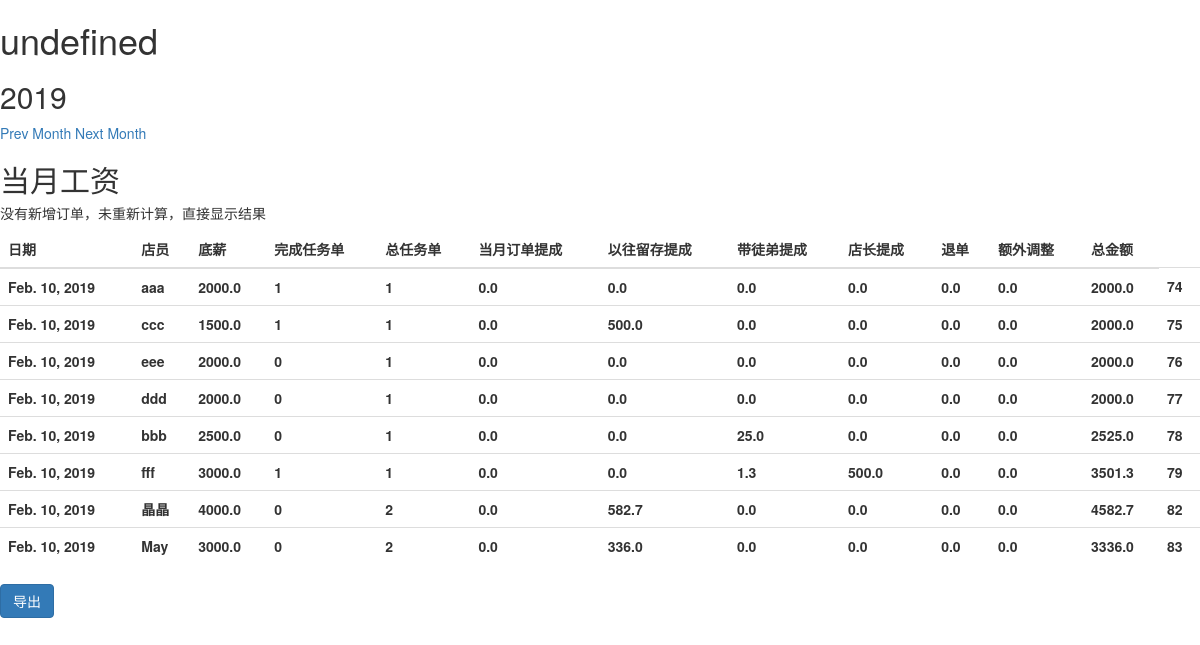
The app's page /calculate/ with its own data.
### wage/models.py (models this page shows, shortened)
class Monthlymoney(models.Model):
    month = models.DateField(verbose_name='日期') # 考虑年份
    whose_salary = models.ForeignKey('Employee',on_delete=models.CASCADE, verbose_name='店员')
    task_finished = models.IntegerField(default=0, verbose_name='已完成任务单')
    base_salary = models.FloatField(default=0, verbose_name='底薪')
    commission_current = models.FloatField(default=0, verbose_name='当月订单提成')
    commission_before = models.FloatField(default=0, verbose_name='以往留存提成')
    commission_passive = models.FloatField(default=0, verbose_name='带徒弟提成')
    commission_shop_manager = models.FloatField(default=0, verbose_name='店长提成')
    commission_minus = models.FloatField(default=0, verbose_name='退单')
    other_salary = models.FloatField(default=0, verbose_name='额外调整')
    total_salary = models.FloatField(default=0, verbose_name='总金额')
    class Meta:
        verbose_name = '月薪'
        verbose_name_plural = '月薪'

class Employee(models.Model):
    name = models.CharField(max_length=100, verbose_name='店员')
    base_pay = models.FloatField(verbose_name='底薪')
    commission_rate = models.CharField(max_length=100, verbose_name='提点') # 五种类型，逗号分隔 ex：0.1,0.15,0.2,0.25,0.3
    task_quantity = models.IntegerField(verbose_name='任务单量')
    superior_income_rate = models.TextField(verbose_name='徒弟提点') # 徒弟的，金额:提点, ex: 0:0.05,1000:0.1,2500:0.2
    teacher = models.ForeignKey('self', on_delete=models.DO_NOTHING, null=True, blank=True, related_name='students', verbose_name='师父')
    shop_manager = models.BooleanField(default=False, verbose_name='店长')
    on_job = models.BooleanField(default=True, verbose_name='在职')
    calculate_finished = models.BooleanField(default=False, verbose_name='计算完毕')
    def __str__(self):
        return self.name
    class Meta:
        verbose_name = '员工'
        verbose_name_plural = '员工'

### wage/views.py (the view, shortened to what this page needs)
# urls.py: path('calculate/', views.calculate, name='calculate'),
def calculate(request):
    getdate(request)
    chargeback = request.POST.get('chargeback')
    calchargeback(chargeback)
    ordersbefore = Order.objects.filter(status__in=[1, 2], calculated=False, order_time__lt=datetime.date(year,month,1), wedding_time__month=month, wedding_time__year=year)
    if ordersbefore:
        return render(request, 'wage/calculatebefore.html', {'ordersbefore':ordersbefore})
    ordersnew = Order.objects.filter(order_time__month=month, order_time__year=year, status__in=[1,2], calculated=False)
    for order in ordersnew:
        calordernew(order, year, month)
    orderswed = Order.objects.filter(wedding_time__month=month, wedding_time__year=year, status=2, calculated=True)
    calorderwed(orderswed, year, month)
    if not (ordersnew or orderswed or chargeback):
        monthlymoney = Monthlymoney.objects.filter(month=datetime.date(year, month, 10))
        return render(request, 'wage/calculate.html',{
            'monthlymoney': monthlymoney,
            'inf_message': '没有新增订单，未重新计算，直接显示结果',
            'month':month,
            'year': year,
    })

### wage/views.py (called while the page is built)
def getdate(request):
    global month, year
    month_input = request.GET.get('my_month')
    year_input = request.GET.get('my_year')
    if month_input and year_input:
        print('month_input',month_input,'year_input',year_input)
        month = int(month_input) + 1
        year = int(year_input)

def calorderwed(orderswed, yeardef, monthdef):
    for order in orderswed:
        onespay, created = Monthlymoney.objects.get_or_create(
            month=datetime.date(yeardef, monthdef, 10),
            whose_salary=order.whose_order,
        )
        print('order.money:', order.money, '; order.commission_rate:', order.commission_rate)
        onespay.commission_before += order.money * order.commission_rate * 0.4
        onespay.save()
        order.status = 3
        order.save()

### wage/templates/wage/calculate.html (shortened to what this page needs)
{% extends 'wage/base.html' %}
{% block body %}
<h2>当月工资</h2>
{% if inf_message %}
    <h5>{{ inf_message }}</h5>
{% endif %}
<div class="table-responsive">
    <table class="table">
        <thead>
            <tr>
                <th>日期</th>
                <th>店员</th>
                <th>底薪</th>
                <th>完成任务单</th>
                <th>总任务单</th>
                <th>当月订单提成</th>
                <th>以往留存提成</th>
                <th>带徒弟提成</th>
                <th>店长提成</th>
                <th>退单</th>
                <th>额外调整</th>
                <th>总金额</th>
            </tr>
        </thead>
        <tbody>
        {% for onemoney in monthlymoney %}
            <tr value="{{ onemoney.id }}" onclick="newDoc(this)">
                <th>{{ onemoney.month }}</th>
                <th>{{ onemoney.whose_salary }}</th>
                <th>{{ onemoney.base_salary }}</th>
                <th>{{ onemoney.task_finished }}</th>
                <th>{{ onemoney.whose_salary.task_quantity }}</th>
                <th>{{ onemoney.commission_current|floatformat:1 }}</th>
                <th>{{ onemoney.commission_before|floatformat:1 }}</th>
                <th>{{ onemoney.commission_passive|floatformat:1 }}</th>
                <th>{{ onemoney.commission_shop_manager|floatformat:1 }}</th>
                <th>{{ onemoney.commission_minus|floatformat:1 }}</th>
                <th>{{ onemoney.other_salary|floatformat:1 }}</th>
                <th>{{ onemoney.total_salary|floatformat:1 }}</th>
                <th>{{ onemoney.pk }}</th>
            </tr>
        {% endfor %}
        </tbody>
    </table>
</div>
<form action="{% url 'wage:paymentoutput' %}" method="post">
    <button type="submit" class="btn btn-primary">导出</button>
</form>
{% endblock %}

### records on screen
Monthlymoney: month "Feb. 10, 2019", whose_salary "aaa", base_salary "2000.0", task_finished "1", whose_salary.task_quantity "1", commission_current "0.0", commission_before "0.0", commission_passive "0.0", commission_shop_manager "0.0", commission_minus "0.0", other_salary "0.0", total_salary "2000.0", pk "74"
Monthlymoney: month "Feb. 10, 2019", whose_salary "ccc", base_salary "1500.0", task_finished "1", whose_salary.task_quantity "1", commission_current "0.0", commission_before "500.0", commission_passive "0.0", commission_shop_manager "0.0", commission_minus "0.0", other_salary "0.0", total_salary "2000.0", pk "75"
Monthlymoney: month "Feb. 10, 2019", whose_salary "eee", base_salary "2000.0", task_finished "0", whose_salary.task_quantity "1", commission_current "0.0", commission_before "0.0", commission_passive "0.0", commission_shop_manager "0.0", commission_minus "0.0", other_salary "0.0", total_salary "2000.0", pk "76"
Monthlymoney: month "Feb. 10, 2019", whose_salary "ddd", base_salary "2000.0", task_finished "0", whose_salary.task_quantity "1", commission_current "0.0", commission_before "0.0", commission_passive "0.0", commission_shop_manager "0.0", commission_minus "0.0", other_salary "0.0", total_salary "2000.0", pk "77"
Monthlymoney: month "Feb. 10, 2019", whose_salary "bbb", base_salary "2500.0", task_finished "0", whose_salary.task_quantity "1", commission_current "0.0", commission_before "0.0", commission_passive "25.0", commission_shop_manager "0.0", commission_minus "0.0", other_salary "0.0", total_salary "2525.0", pk "78"
Monthlymoney: month "Feb. 10, 2019", whose_salary "fff", base_salary "3000.0", task_finished "1", whose_salary.task_quantity "1", commission_current "0.0", commission_before "0.0", commission_passive "1.3", commission_shop_manager "500.0", commission_minus "0.0", other_salary "0.0", total_salary "3501.3", pk "79"
Monthlymoney: month "Feb. 10, 2019", whose_salary "晶晶", base_salary "4000.0", task_finished "0", whose_salary.task_quantity "2", commission_current "0.0", commission_before "582.7", commission_passive "0.0", commission_shop_manager "0.0", commission_minus "0.0", other_salary "0.0", total_salary "4582.7", pk "82"
Monthlymoney: month "Feb. 10, 2019", whose_salary "May", base_salary "3000.0", task_finished "0", whose_salary.task_quantity "2", commission_current "0.0", commission_before "336.0", commission_passive "0.0", commission_shop_manager "0.0", commission_minus "0.0", other_salary "0.0", total_salary "3336.0", pk "83"

### other values on screen
{{ year }} "2019"
{{ inf_message }} "没有新增订单，未重新计算，直接显示结果"
